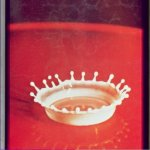
%> input picture milkdrop.jpg, 150 x 150 px
$ octave kadai2.m   (GNU Octave 9; MATLAB toolbox functions it lacks are replaced by stand-ins)
%> lines starting %> are read from the running program, lines starting %| are printed output that depends on the picture; in (x1, y1, x2, y2) boxes, pixels count from 0 and x2, y2 are one past the last pixel; in counts of white or black regions, pixels touching at a corner belong together; the program's own positions count from 1
% 課題２　階調数と疑似輪郭
% ２階調，４階調，８階調の画像を生成せよ．
% 下記はサンプルプログラムである．
% 課題作成にあたっては「Lenna」以外の画像を用いよ．

clear; % 変数のオールクリア

ORG=imread('milkdrop.jpg'); % 原画像の入力
%> ORG is the input picture: size 150x150x3 uint8; mean R, G, B 175.7, 70.2, 79.5
ORG = rgb2gray(ORG); colormap(gray); colorbar;
%> after `ORG = rgb2gray(ORG)`:
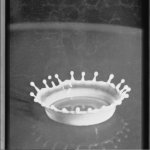
%> ORG: size 150x150 uint8; min 8, max 248, mean 102.8
imagesc(ORG); axis image; % 画像の表示
pause; % 一時停止

% ２階調画像の生成
IMG = ORG>128;
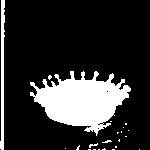
%> IMG: size 150x150 logical; 18.8% white; 22 white regions (19 under 20 px), largest, box (x1, y1, x2, y2) and area: (30, 71, 131, 136) 3645, (0, 0, 5, 150) 480, (89, 143, 98, 148) 20
imagesc(IMG); colormap(gray); colorbar;  axis image;
pause;

% ４階調画像の生成
IMG0 = ORG>64;
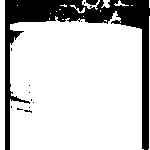
%> IMG0: size 150x150 logical; 79.1% white; 13 black regions (11 under 20 px), largest, box (x1, y1, x2, y2) and area: (5, 0, 150, 150) 4628, (86, 0, 98, 5) 49
IMG1 = ORG>128;
IMG2 = ORG>192;
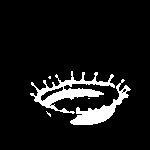
%> IMG2: size 150x150 logical; 8.4% white; 5 white regions (3 under 20 px), largest, box (x1, y1, x2, y2) and area: (30, 71, 115, 114) 1108, (70, 79, 131, 125) 768
IMG = IMG0 + IMG1 + IMG2;
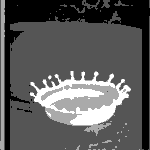
%> IMG: size 150x150 double; min 0, max 3, mean 1.06; drawn with min black and max white
imagesc(IMG); colormap(gray); colorbar;  axis image;
pause;

% ８階調画像の生成
IMG0 = ORG>32;
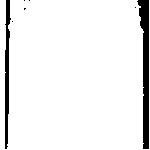
%> IMG0: size 150x150 logical; 93.2% white; 7 black regions (5 under 20 px), largest, box (x1, y1, x2, y2) and area: (137, 0, 149, 149) 985, (5, 0, 11, 149) 536
IMG1 = ORG>64;
IMG2 = ORG>128;
IMG3 = ORG>192;
IMG = IMG0 + IMG1 + IMG2 + IMG3;
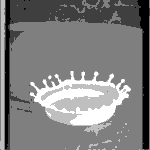
%> IMG: size 150x150 double; min 0, max 4, mean 1.99; drawn with min black and max white
imagesc(IMG); colormap(gray); colorbar;  axis image;
